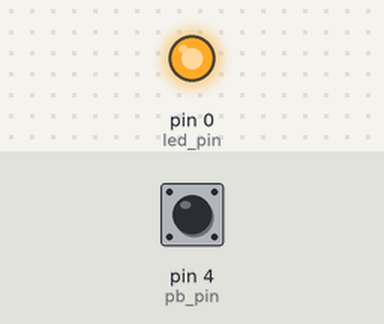
Simulated run of this sketch. Board: Arduino Uno, built with avr-gcc and run on an emulated ATmega328P. On the bench: output pins drawn as LEDs (lit = HIGH). Inputs (shaded band) come from the test bench; at power-on: pin 4 (pb_pin) HIGH.

Above: at 1.2 s.
1.3 s: pin 4 (pb_pin) pulled LOW for 0.15 s
At 1.37 s:
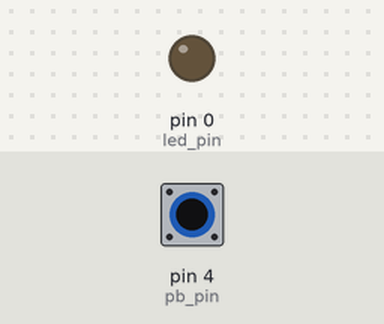
2.9 s: pin 4 (pb_pin) pulled LOW for 3.2 s
At 7.4 s:
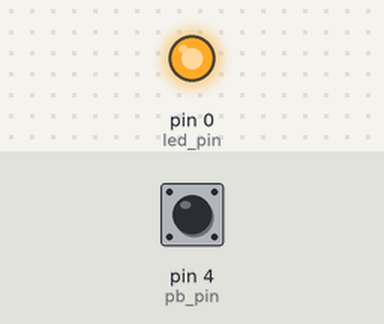
Timing chart, 0 to 8.9 s (numbered marks = the images above; inputs shaded):
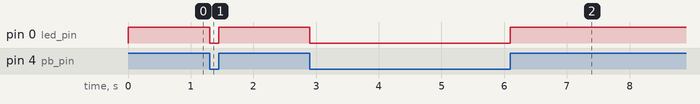

Measured:
- after the input at 1.3 s, pin 0 (led_pin): HIGH → LOW at once, → HIGH 0.15 s later
- after the input at 2.9 s, pin 0 (led_pin): HIGH → LOW at once, → HIGH 3.2 s later

The sketch:

2.ino
```cpp
/* Push-button και LED

Συνδεσμολογία κυκλώματος:
PIN_0 => LED_Anode - LED_Cathode = > Αντίσταση 220Ω => Gnd
PIN_4 => Pull up αντίσταση (built in) => push-button (Gnd)
*/

#define led_pin 0    //ονομάζουμε “led_pin” το PIN_0
#define pb_pin 4    //ονομάζουμε “pb_pin” το PIN_4

//Η συνάρτηση setup() εμπεριέχει αρχικοποιήσεις
//Εκτελείται μόνο μία φορά κατά την τροφοδοσία του Arduino Uno
 void setup()
{
  //Ρυθμίζεται το PIN_0 ως output
  pinMode(led_pin, OUTPUT);
  //Ρυθμίζεται το PIN_4 ως input με ενεργοποιημένη την pullup αντίσταση
  pinMode(pb_pin, INPUT_PULLUP);
}

//Αυτή η συνάρτηση εκτελείται διαρκώς
void loop() {
  //Το LED ακολουθεί την κατάσταση του push-button
  digitalWrite(led_pin, digitalRead(pb_pin));
}
```
